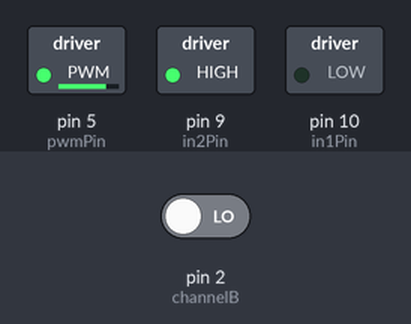
Bench run of a sketch on a simulated Arduino Uno, built with avr-gcc and run on an emulated ATmega328P. Shown: switched loads named in the sketch (green lamp = pin HIGH). Inputs (shaded band) come from the test bench; at power-on: pin 2 (channelB) LOW.

Above: at 0.1 s.
Timing chart, 0 to 1.6 s (numbered marks = the images above):
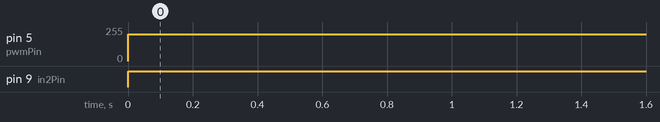

The sketch:

motor_rotate.ino
```cpp
//channel pins for encoder values
int channelA = 3;
int channelB = 2;
int pwmPin = 5;

//output pins to control motor input
int in1Pin = 10;
int in2Pin = 9;

//encoder channel values
int valA = 0;
int valB = 0;

//for counting purposes
int valAPrev = valA;

//motor pwm duty cycle
int motorVal = 200;

int motorVals[] = {125, 150, 175, 200, 225, 250};
int motorIndex = 0;
int bufIndex = 0;
int buf[30];

//motor direction
int dir = 0;
int brightness = 0;
//
volatile int pulses = 0 ;

//timing
long previousMillis = 0;

long previousMillis5 = 0;


int done = 0;

int prevPulse = 0;

void count_event() {
  pulses++;
}
void setup() {
  // put your setup code here, to run once:
  Serial.begin(115200);
  pinMode(channelA, INPUT);
  pinMode(pwmPin, OUTPUT);
  pinMode(in1Pin, OUTPUT);
  pinMode(in2Pin, OUTPUT);
  attachInterrupt(digitalPinToInterrupt(channelB), count_event, RISING);


}

void loop() {
  // put your main code here, to run repeatedly:
  if (pulses >= 280) {
    analogWrite(pwmPin, 0);

  }
  else{
   analogWrite(pwmPin, motorVal);


  }
  digitalWrite(in1Pin, dir);
  digitalWrite(in2Pin, !dir);

}
/*Serial.print("cycles:");
  Serial.print(cycles);
  Serial.print("ChannelA:");
  Serial.print(valA);
  Serial.print(",");
  Serial.print("ChannelB:");

  Serial.print(valB);
  Serial.print(",");

  Serial.println("Min:0,Max:1.5");*/
```

Measured:
- by itself, pin 5 (pwmPin): 0/255 → 200/255 at 0.00 s
- by itself, pin 9 (in2Pin): LOW → HIGH at 0.00 s
